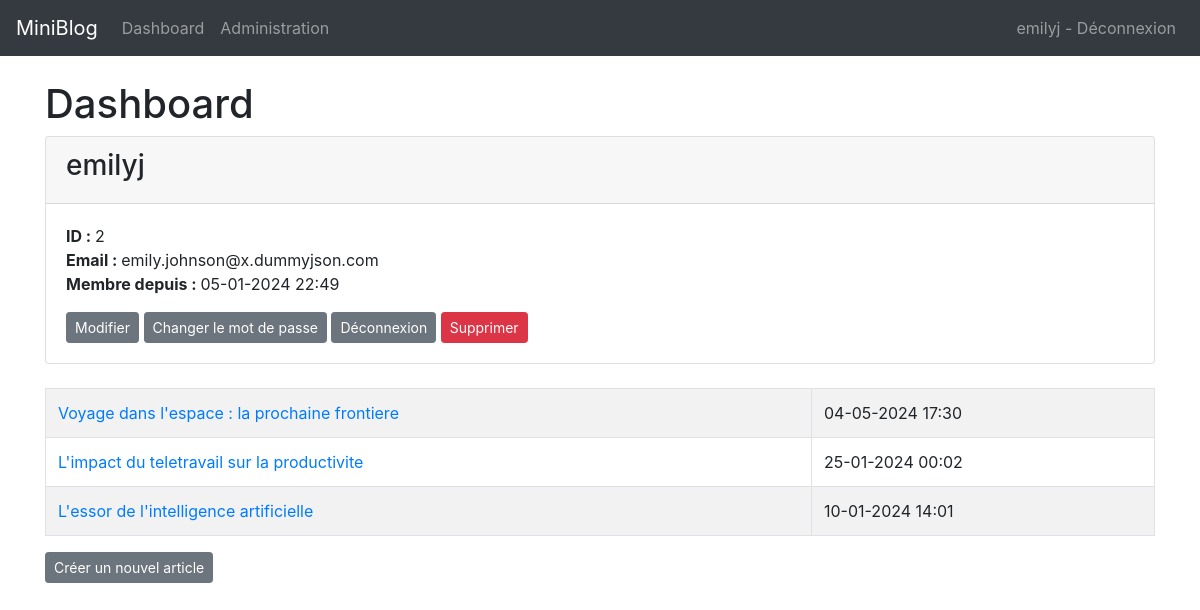
Page /dashboard (signed in) on the committed database.
### app/models.py (models this page shows, shortened)
class User(db.Model, UserMixin):
    id = db.Column(db.Integer, primary_key=True)
    username = db.Column(db.String(20), nullable=False, unique=True)
    email = db.Column(db.String(120), nullable=False, unique=True)
    password_hash = db.Column(db.String(255), nullable=False)
    is_admin = db.Column(db.Boolean, default=False)
    created = db.Column(db.DateTime, default=datetime.now, nullable=False)
    posts = db.relationship('Post', backref='author',
                            lazy=True, cascade="all, delete-orphan")
    @property
    def password(self):
        raise AttributeError('password is not a readable attribute')
    @property
    def formatted_created(self):
        return self.created.strftime("%d-%m-%Y %H:%M")

class Post(db.Model):
    id = db.Column(db.Integer, primary_key=True)
    created = db.Column(db.DateTime, nullable=False, default=datetime.now)
    title = db.Column(db.String(200), nullable=False)
    content = db.Column(db.Text, nullable=False)
    user_id = db.Column(db.Integer, db.ForeignKey('user.id'), nullable=False)
    @property
    def formatted_created(self):
        return self.created.strftime("%d-%m-%Y %H:%M")

### app/users/routes.py (the view)
@bp.route('/dashboard')
@login_required
def dashboard():
    posts = current_user.posts
    return render_template('dashboard.html', posts=posts)

### app/models.py (called while the page is built)
@login_manager.user_loader
def load_user(user_id):
    return User.query.get(int(user_id))

### app/templates/dashboard.html (shortened to what this page needs)
{% extends 'base.html' %}
{% block content %}
<h1>{% block title %}Dashboard{% endblock %}</h1>
<div class="card">
    <div class="card-header">
        <h3>{{ current_user.username }}</h3>
    </div>
    <div class="card-body">
        <p class="card-text">
            <strong>ID : </strong>{{ current_user.id }}<br />
            <strong>Email : </strong>{{ current_user.email }}<br />
            <strong>Membre depuis : </strong>{{ current_user.formatted_created }}<br />
        </p>
        <a href="{{ url_for('users.update') }}" class="btn btn-secondary btn-sm">Modifier</a>
        <a href="{{ url_for('users.update_pass') }}" class="btn btn-secondary btn-sm">Changer le mot de passe</a>
        <a href="{{ url_for('users.logout') }}" class="btn btn-secondary btn-sm">Déconnexion</a>
        <form action="{{ url_for('users.delete') }}" method="POST" style="display:inline;">
            <button type="submit" class="btn btn-danger btn-sm">Supprimer</button>
        </form>
    </div>
</div>
<br />
<table class="table table-hover table-bordered table-striped">
    {% for post in posts %}
    <tr>
        <td><a href="{{ url_for('posts.view', post_id=post.id) }}" style="text-decoration: none;">{{ post.title
                }}</a></td>
        <td>{{ post.formatted_created }}</td>
    </tr>
    {% endfor %}
</table>
<a href="{{ url_for('posts.create') }}" class="btn btn-secondary btn-sm">Créer un nouvel article</a>
{% endblock %}

### app/templates/base.html (shortened to what this page needs)
<!doctype html>
<html lang="en">
<head>
  <link rel="stylesheet" href="{{ url_for('static', filename= 'css/style.css') }}">
  <link rel="stylesheet" href="https://stackpath.bootstrapcdn.com/bootstrap/4.3.1/css/bootstrap.min.css"
>
</head>
<body>
  <nav class="navbar navbar-expand-md navbar-dark bg-dark">
    <a class="navbar-brand" href="{{ url_for('index')}}">MiniBlog</a>
    <div class="collapse navbar-collapse" id="navbarNav">
      <ul class="navbar-nav">
        {% if current_user.is_authenticated %}
        <li class="nav-item">
          <a class="nav-link" href="{{url_for('users.dashboard')}}">Dashboard</a>
        </li>
        {% endif %}
        {% if current_user.is_admin %}
        <li class="nav-item">
          <a class="nav-link" href="{{url_for('admin.index')}}">Administration</a>
        </li>
        {% endif %}
      </ul>
      <ul class="navbar-nav ml-auto">
        {% if current_user.is_authenticated %}
        <li class="nav-item">
          <a class="nav-link" href="{{url_for('users.logout')}}">{{current_user.username}} - Déconnexion</a>
        </li>
        {% endif %}
      </ul>
    </div>
  </nav>
  <div class="container">
    <br />
    {% block content %} {% endblock %}
  </div>
</body>
</html>

### rows in the picture
User: username "emilyj", id "2", email "emily.johnson@x.dummyjson.com", formatted_created "05-01-2024 22:49"
Post: title "Voyage dans l'espace : la prochaine frontiere", formatted_created "04-05-2024 17:30"
Post: title "L'impact du teletravail sur la productivite", formatted_created "25-01-2024 00:02"
Post: title "L'essor de l'intelligence artificielle", formatted_created "10-01-2024 14:01"
